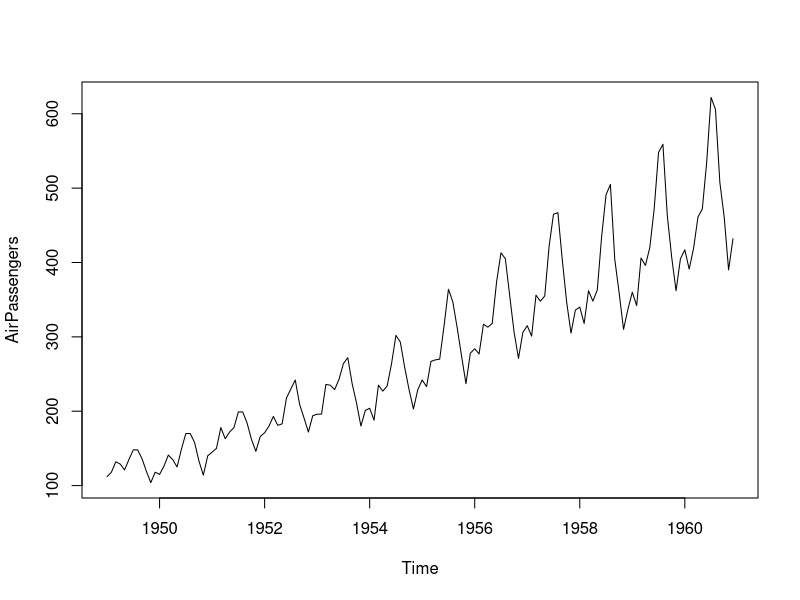
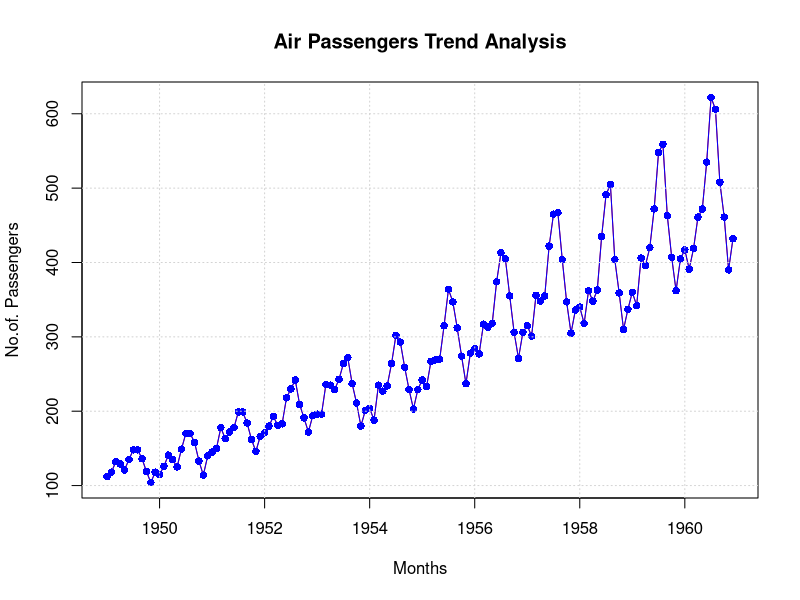
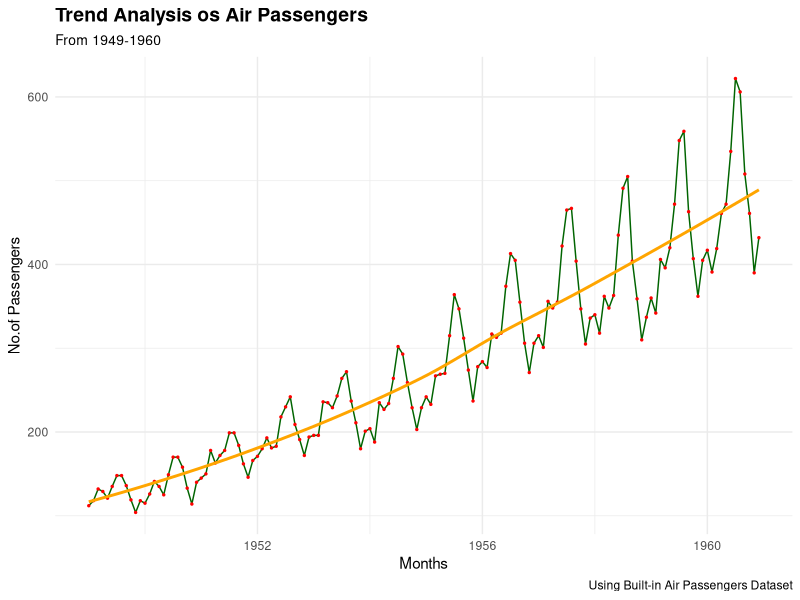

Recreate these plots in R, in order.
#Load Air passengers Data set 
data(AirPassengers)


#verify the dataset
?AirPassengers
class(AirPassengers)
View(AirPassengers)

#Convert the dataset to dataframe
ap_df <- data.frame(
  year <- time(AirPassengers),
  passengers = as.numeric(AirPassengers)
)

# data Frame with year and months separately 
ap_df_months <-data.frame(
  year = floor(time(AirPassengers)),
  month = cycle(time(AirPassengers)),
  passengers = as.numeric(AirPassengers)
)
ap_df_months

#Basic Plot
plot(AirPassengers)

# plot with title, Axis labels and color
plot(AirPassengers,
     type = 'l',
     main ="Air Passengers Trend Analysis",
     xlab = "Months",
     ylab = "No.of. Passengers",
     col= "red")
points(AirPassengers,
       type = 'o',
       pch = 16,
       col = "blue")
grid()
library(ggplot2)

ggplot(ap_df,
       aes(x = year, y =passengers))+
  geom_line(color='darkgreen', linewidth = 0.5)+
  labs(
    title = 'Trend Analysis os Air Passengers',
    subtitle = 'From 1949-1960',
    caption = 'Using Built-in Air Passengers Dataset',
    x = 'Months',
    y = 'No.of Passengers') +
  geom_point(color = 'red', size=0.5)+
  geom_smooth(se=FALSE,color ='orange') +
  theme_minimal()+
  theme(
    plot.title = element_text(face = "bold", size = 14),
    plot.subtitle = element_text(size = 10))